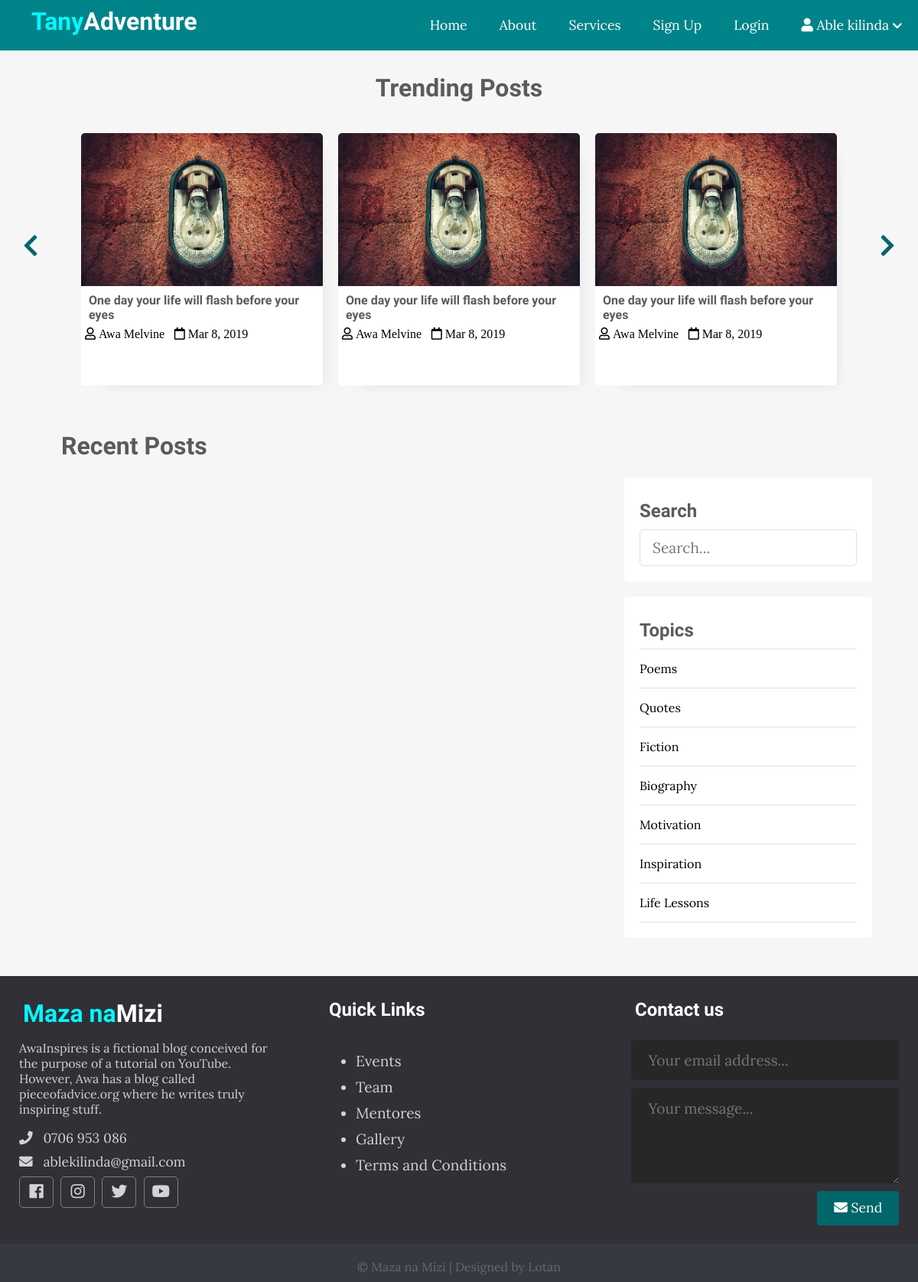
/, run on an earlier commit of the app's database.
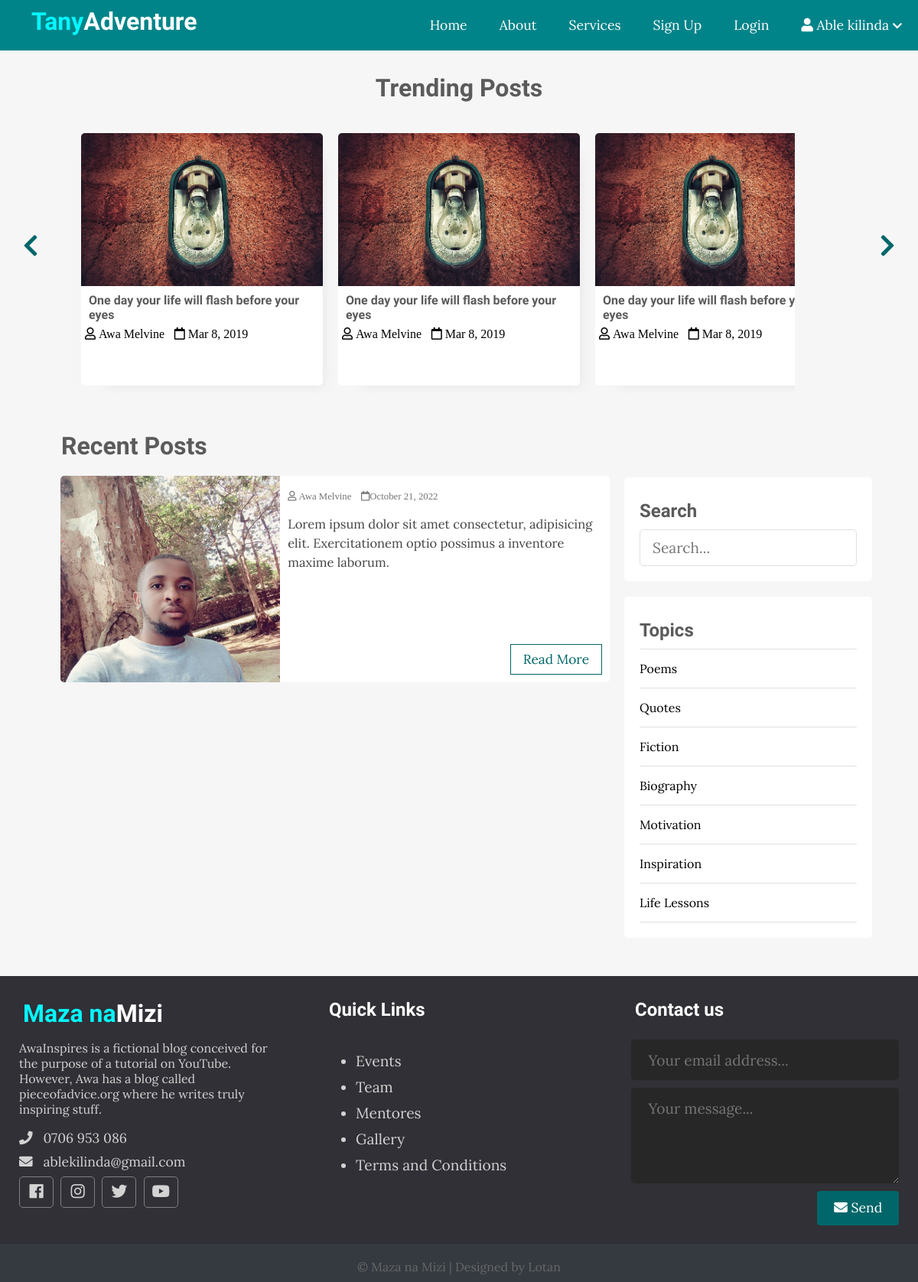
And on a later commit of the database.
### tables this page shows
CREATE TABLE IF NOT EXISTS `posts` (
    `id` int(11) NOT NULL AUTO_INCREMENT PRIMARY KEY,
    `user_id` int(11) DEFAULT NULL,
    `title` varchar(255) NOt NULL,
    `slug` varchar(255) NOT NULL UNIQUE,
    `views` int(11) NOT NULL DEFAULT '0',
    `image` varchar(255) NOT NULL,
    `body` text NOT NULL,
    `published` tinyint(1) NOT NULL,
    `created_at` timestamp NOT NULL DEFAULT CURRENT_TIMESTAMP ON UPDATE CURRENT_TIMESTAMP,
    `updated_at` timestamp NOT NULL DEFAULT CURRENT_TIMESTAMP,
    FOREIGN KEY (`user_id`) REFERENCES `tbl_users` (`id`) ON DELETE NO ACTION ON UPDATE NO ACTION
);

### inc/public_functions.php (called while the page is built)
<?php
function getpublishedPosts(){
    global $conn;
    $sql = "SELECT * FROM posts WHERE published=true";
    $result = mysqli_query($conn,$sql);
    $posts=mysqli_fetch_all($result,MYSQLI_ASSOC);
    return $posts;
}
?>

### index.php (the view, shortened to what this page needs)
<?php include 'header.php' ?>
<?php require_once 'inc/config.php' ?>
<?php require_once( ROOT_PATH . '/public_functions.php') ?>
<?php $posts =getpublishedPosts(); ?>
  <div class="page-wrapper">
    <div class="post-slider">
      <h1 class="slider-title">Trending Posts</h1>
      <i class="fas fa-chevron-left prev"></i>
      <i class="fas fa-chevron-right next"></i>
      <div class="post-wrapper">
        <div class="post">
          <img src="images/image_1.png" alt="" class="slider-image">
          <div class="post-info">
            <h4><a href="single.php">One day your life will flash before your eyes</a></h4>
            <i class="far fa-user"> Awa Melvine</i>
            <i class="far fa-calendar"> Mar 8, 2019</i>
          </div>
        </div>
        <div class="post">
          <img src="images/image_1.png" alt="" class="slider-image">
          <div class="post-info">
            <h4><a href="single.php">One day your life will flash before your eyes</a></h4>
            <i class="far fa-user"> Awa Melvine</i>
            <i class="far fa-calendar"> Mar 8, 2019</i>
          </div>
        </div>
        <div class="post">
          <img src="images/image_1.png" alt="" class="slider-image">
          <div class="post-info">
            <h4><a href="single.php">One day your life will flash before your eyes</a></h4>
            <i class="far fa-user"> Awa Melvine</i>
            <i class="far fa-calendar"> Mar 8, 2019</i>
          </div>
        </div>
      </div>
    </div>
    <div class="content clearfix">
      <div class="main-content">
        <h1 class="recent-post-title">Recent Posts</h1>
<?php foreach ($posts as $post): ?>
        <div class="post clearfix">
          <img src="<?php echo BASE_URL . '/images/' .$post['image']; ?>" alt="" class="post-image">
          <div class="post-preview">
            <i class="far fa-user"> Awa Melvine</i>
            <i class="far fa-calendar"><?php echo date("F j, Y", strtotime($post['created_at'])); ?></i>
            <p class="preview-text">
              Lorem ipsum dolor sit amet consectetur, adipisicing elit.
              Exercitationem optio possimus a inventore maxime laborum.
            </p>
            <a href="single.php" class="btn read-more">Read More</a>
          </div>
        </div>
<?php endforeach ?>
      </div>
      <div class="sidebar">
        <div class="section search">
          <h2 class="section-title">Search</h2>
          <form action="index.html" method="post">
            <input type="text" name="search-term" class="text-input" placeholder="Search...">
          </form>
        </div>
        <div class="section topics">
          <h2 class="section-title">Topics</h2>
          <ul>
            <li><a href="#">Poems</a></li>
            <li><a href="#">Quotes</a></li>
            <li><a href="#">Fiction</a></li>
            <li><a href="#">Biography</a></li>
            <li><a href="#">Motivation</a></li>
            <li><a href="#">Inspiration</a></li>
            <li><a href="#">Life Lessons</a></li>
          </ul>
        </div>
      </div>
    </div>
  </div>
  <?php include 'footer.php'?>

### header.php (shortened to what this page needs)
<!DOCTYPE html>
<html lang="en">
<head>
  <link rel="stylesheet" href="https://use.fontawesome.com/releases/v5.7.2/css/all.css"
>
  <link rel="stylesheet" href="css/style.css">
</head>
<body>
  <header>
    <div class="logo">
      <h1 class="logo-text">
    <a href="index.php"><span>Tany</span>Adventure</a>
    </h1>
    </div>
    <ul class="nav">
      <li><a href="index.php">Home</a></li>
      <li><a href="about.php">About</a></li>
      <li><a href="services.php">Services</a></li>
      <li><a href="register.php">Sign Up</a></li>
      <li><a href="login.php">Login</a></li>
      <li>
        <a href="#">
          <i class="fa fa-user"></i>
          Able kilinda
          <i class="fa fa-chevron-down" style="font-size: .8em;"></i>
        </a>
      </li>
    </ul>
  </header>

### footer.php (shortened to what this page needs)
  <div class="footer">
    <div class="footer-content">
      <div class="footer-section about">
        <h1 class="logo-text"><span>Maza na</span>Mizi</h1>
        <p>
          AwaInspires is a fictional blog conceived for the purpose of a tutorial on YouTube.
          However, Awa has a blog called pieceofadvice.org where he writes truly inspiring stuff.
        </p>
        <div class="contact">
          <span><i class="fas fa-phone"></i> &nbsp; 0706 953 086</span>
          <span><i class="fas fa-envelope"></i> &nbsp; ablekilinda@gmail.com</span>
        </div>
        <div class="socials">
          <a href="#"><i class="fab fa-facebook"></i></a>
          <a href="#"><i class="fab fa-instagram"></i></a>
          <a href="#"><i class="fab fa-twitter"></i></a>
          <a href="#"><i class="fab fa-youtube"></i></a>
        </div>
      </div>
      <div class="footer-section links">
        <h2>Quick Links</h2>
        <br>
        <ul>
          <a href="#">
            <li>Events</li>
          </a>
          <a href="#">
            <li>Team</li>
          </a>
          <a href="#">
            <li>Mentores</li>
          </a>
          <a href="#">
            <li>Gallery</li>
          </a>
          <a href="#">
            <li>Terms and Conditions</li>
          </a>
        </ul>
      </div>
      <div class="footer-section contact-form">
        <h2>Contact us</h2>
        <br>
        <form action="index.html" method="post">
          <input type="email" name="email" class="text-input contact-input" placeholder="Your email address...">
          <textarea rows="4" name="message" class="text-input contact-input" placeholder="Your message..."></textarea>
          <button type="submit" class="btn btn-big contact-btn">
            <i class="fas fa-envelope"></i>
            Send
          </button>
        </form>
      </div>
    </div>
    <div class="footer-bottom">
      &copy; Maza na Mizi | Designed by <a href="#">Lotan</a>
    </div>
  </div>
</body>
</html>

What changed in the data, as far as the page shows it:
added posts: image (picture), created_at "October 21, 2022"
